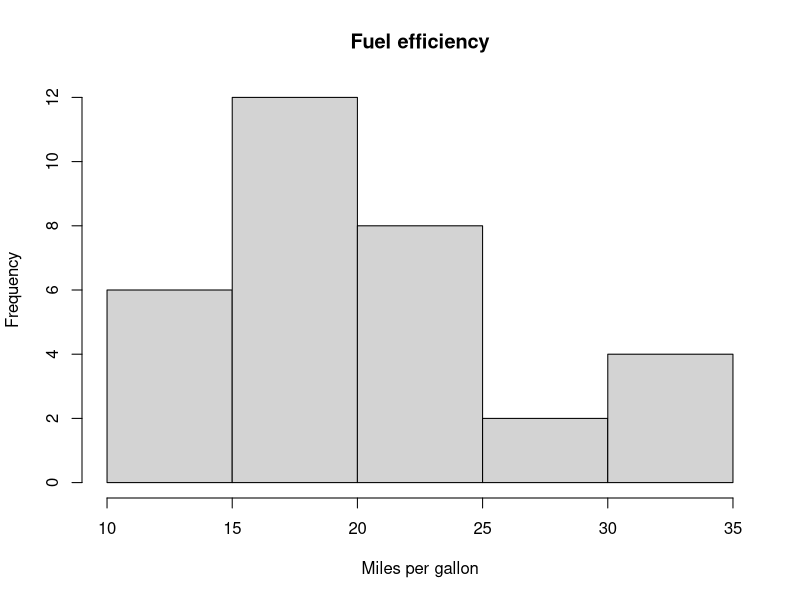

R code for this plot:
data(mtcars)
summary(mtcars$mpg)
hist(mtcars$mpg, main="Fuel efficiency",
     xlab="Miles per gallon")

print("now the other way")
